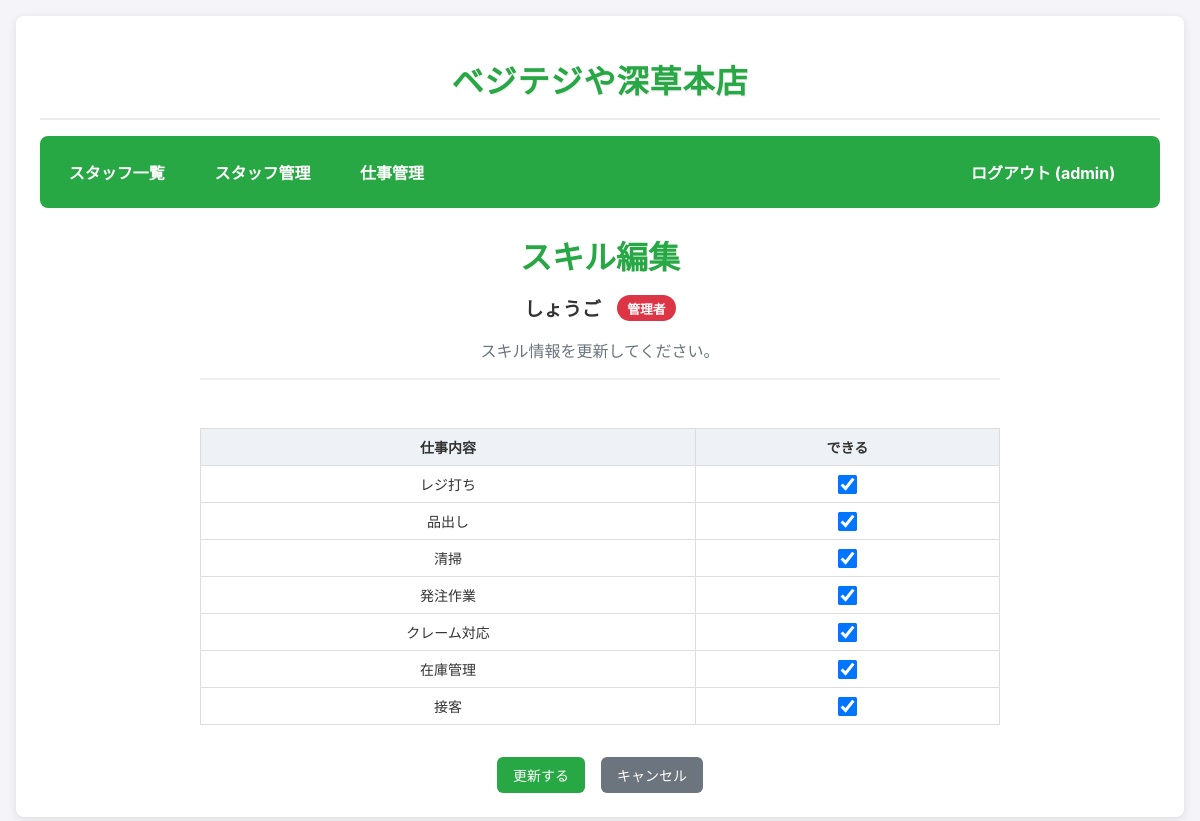
The app's page /admin/edit_skills/3 (signed in) with its own data.
### app.py (models this page shows, shortened)
class User(UserMixin, db.Model):
    id = db.Column(db.Integer, primary_key=True)
    username = db.Column(db.String(80), unique=True, nullable=False)
    password_hash = db.Column(db.String(120), nullable=False)
    role = db.Column(db.String(80), nullable=False, default='staff')
    is_first_login = db.Column(db.Boolean, default=True)
    order_index = db.Column(db.Integer, default=0)
    skills = db.relationship('UserSkill', backref='user', cascade="all, delete-orphan")

class UserSkill(db.Model):
    id = db.Column(db.Integer, primary_key=True)
    user_id = db.Column(db.Integer, db.ForeignKey('user.id'), nullable=False)
    task_id = db.Column(db.Integer, db.ForeignKey('task.id'), nullable=False)
    can_do = db.Column(db.Boolean, default=False)
    task = db.relationship('Task')

class Task(db.Model):
    id = db.Column(db.Integer, primary_key=True)
    name = db.Column(db.String(120), nullable=False, unique=True)
    order_index = db.Column(db.Integer, default=0)

### app.py (the view, shortened to what this page needs)
@app.route('/admin/edit_skills/<int:user_id>', methods=['GET', 'POST'])
@admin_required
def edit_skills(user_id):
    user_to_edit = User.query.get_or_404(user_id)
    all_tasks = Task.query.all()
    existing_skills = {skill.task_id: skill for skill in user_to_edit.skills}
    skills_to_edit = []
    for task in all_tasks:
        if task.id in existing_skills:
            skills_to_edit.append(existing_skills[task.id])
        else:
            skills_to_edit.append(UserSkill(user_id=user_id, task_id=task.id, can_do=False, task=task))
    return render_template('edit_skills.html', user_to_edit=user_to_edit, skills_to_edit=skills_to_edit)

### app.py (called while the page is built)
@login_manager.user_loader
def load_user(user_id):
    return User.query.get(int(user_id))

def admin_required(f):
    @wraps(f)
    @login_required
    def decorated_function(*args, **kwargs):
        if current_user.role != 'admin':
            flash('このページにアクセスする権限がありません。')
            return redirect(url_for('dashboard'))
        return f(*args, **kwargs)
    return decorated_function

### templates/edit_skills.html (shortened to what this page needs)
{% extends "base.html" %}
{% block content %}
  <div class="edit-skills-container">
    <div class="user-header">
      <h1>スキル編集</h1>
      <div class="user-info">
        <span class="username">{{ user_to_edit.username }}</span>
        {% if user_to_edit.role == 'admin' %}
          <span class="role-badge admin">管理者</span>
        {% else %}
          <span class="role-badge staff">スタッフ</span>
        {% endif %}
      </div>
      <p class="description">スキル情報を更新してください。</p>
    </div>
    <form method="POST" class="skills-form">
      <div class="desktop-skills">
        <div class="table-container">
          <table>
            <thead>
              <tr>
                <th>仕事内容</th>
                <th>できる</th>
              </tr>
            </thead>
            <tbody>
              {% for skill in skills_to_edit %}
              <tr>
                <td>{{ skill.task.name }}</td>
                <td style="text-align: center;">
                  <input type="checkbox" name="task_{{ skill.task_id }}" id="desktop_task_{{ skill.task_id }}"
                         {% if skill.can_do %}checked{% endif %} class="skill-checkbox-desktop">
                </td>
              </tr>
              {% endfor %}
            </tbody>
          </table>
        </div>
      </div>
      <div class="form-actions">
        <input type="submit" value="更新する" class="btn btn-custom-primary">
        <a href="{{ url_for('dashboard') }}" class="btn btn-custom-secondary">キャンセル</a>
      </div>
    </form>
  </div>
{% endblock %}

### templates/base.html (shortened to what this page needs)
<!doctype html>
<html lang="ja">
  <head>
  </head>
  <body>
    <div class="container">
      {% if current_user.is_authenticated %}
      <div class="site-header">
        <h1 class="site-title">ベジテジや深草本店</h1>
      </div>
      {% endif %}
     <nav>
        {% if current_user.is_authenticated %}
          <div class="nav-left">
            <a href="{{ url_for('dashboard') }}">スタッフ一覧</a>
            {% if current_user.role == 'admin' %}
              <a href="{{ url_for('manage_users') }}">スタッフ管理</a>
              <a href="{{ url_for('manage_tasks') }}">仕事管理</a>
            {% endif %}
          </div>
          <div class="nav-right">
            <a href="{{ url_for('logout') }}">ログアウト ({{ current_user.username }})</a>
          </div>
        {% endif %}
      </nav>
      {% block content %}{% endblock %}
    </div>
  </body>
</html>

### templates/base.html (style rules this page uses)
body { font-family: -apple-system, BlinkMacSystemFont, 'Segoe UI', Roboto, sans-serif; margin: 0; padding: 1em; background-color: #f4f4f9; color: #333; font-size: 16px; }
.site-header { text-align: center; margin-bottom: 1em; padding: 1em 0; border-bottom: 2px solid #e9ecef; }
.site-title { margin: 0; color: #28a745; font-size: 2em; font-weight: bold; text-shadow: 1px 1px 2px rgba(0,0,0,0.1); letter-spacing: 1px; }
nav { background-color: #28a745; padding: 1em; border-radius: 8px; margin-bottom: 1.5em; display: flex; flex-wrap: wrap; align-items: center; justify-content: space-between; }
nav a { color: white !important; text-decoration: none; margin-right: 1em; font-weight: bold; padding: 0.5em 0.8em; border-radius: 4px; transition: background-color 0.2s; }
.nav-left { display: flex; flex-wrap: wrap; gap: 0.5em; }
.nav-right { margin-left: auto; }
.container { max-width: 1200px; margin: 0 auto; background: white; padding: 1.5em; border-radius: 8px; box-shadow: 0 2px 10px rgba(0,0,0,0.1); }
h1, h2 { color: #28a745; margin-top: 0; }
.table-container { overflow-x: auto; -webkit-overflow-scrolling: touch; }
table { width: 100%; border-collapse: collapse; margin-top: 1em; min-width: 600px; }
th, td { border: 1px solid #ddd; padding: 8px 12px; text-align: center; font-size: 14px; }
th { background-color: #eef2f7; position: sticky; top: 0; z-index: 10; }
.btn { padding: 12px 20px; background-color: #28a745; color: white; border: none; border-radius: 6px; cursor: pointer; text-decoration: none; display: inline-block; font-size: 16px; font-weight: 500; text-align: center; transition: background-color 0.2s; min-height: 44px; min-width: 44px; }

### templates/edit_skills.html (style rules this page uses)
.edit-skills-container { max-width: 800px; margin: 0 auto; }
.user-header { text-align: center; margin-bottom: 2em; padding-bottom: 1em; border-bottom: 2px solid #eee; }
.user-header h1 { margin-bottom: 0.5em; color: #28a745; }
.user-info { display: flex; align-items: center; justify-content: center; gap: 1em; margin-bottom: 1em; flex-wrap: wrap; }
.username { font-size: 1.2em; font-weight: bold; color: #333; }
.role-badge { padding: 0.3em 0.8em; border-radius: 15px; font-size: 0.8em; font-weight: bold; color: white; }
.role-badge.admin { background: #dc3545; }
.description { color: #6c757d; margin: 0; }
.desktop-skills { display: block; }
.skill-checkbox-desktop { transform: scale(1.5); cursor: pointer; }
.form-actions { display: flex; gap: 1em; margin-top: 2em; justify-content: center; flex-wrap: wrap; }
.btn-custom-primary { background-color: #28a745 !important; border-color: #28a745 !important; color: white !important; padding: 8px 16px !important; font-size: 14px !important; min-height: auto !important; }
.btn-custom-secondary { background-color: #6c757d !important; border-color: #6c757d !important; color: white !important; text-decoration: none !important; padding: 8px 16px !important; font-size: 14px !important; min-height: auto !important; }

### records on screen
User: username "admin"
User: username "しょうご"
UserSkill: task.name "レジ打ち", can_do "☑"
UserSkill: task.name "品出し", can_do "☑"
UserSkill: task.name "清掃", can_do "☑"
UserSkill: task.name "発注作業", can_do "☑"
UserSkill: task.name "クレーム対応", can_do "☑"
UserSkill: task.name "在庫管理", can_do "☑"
UserSkill: task.name "接客", can_do "☑"
